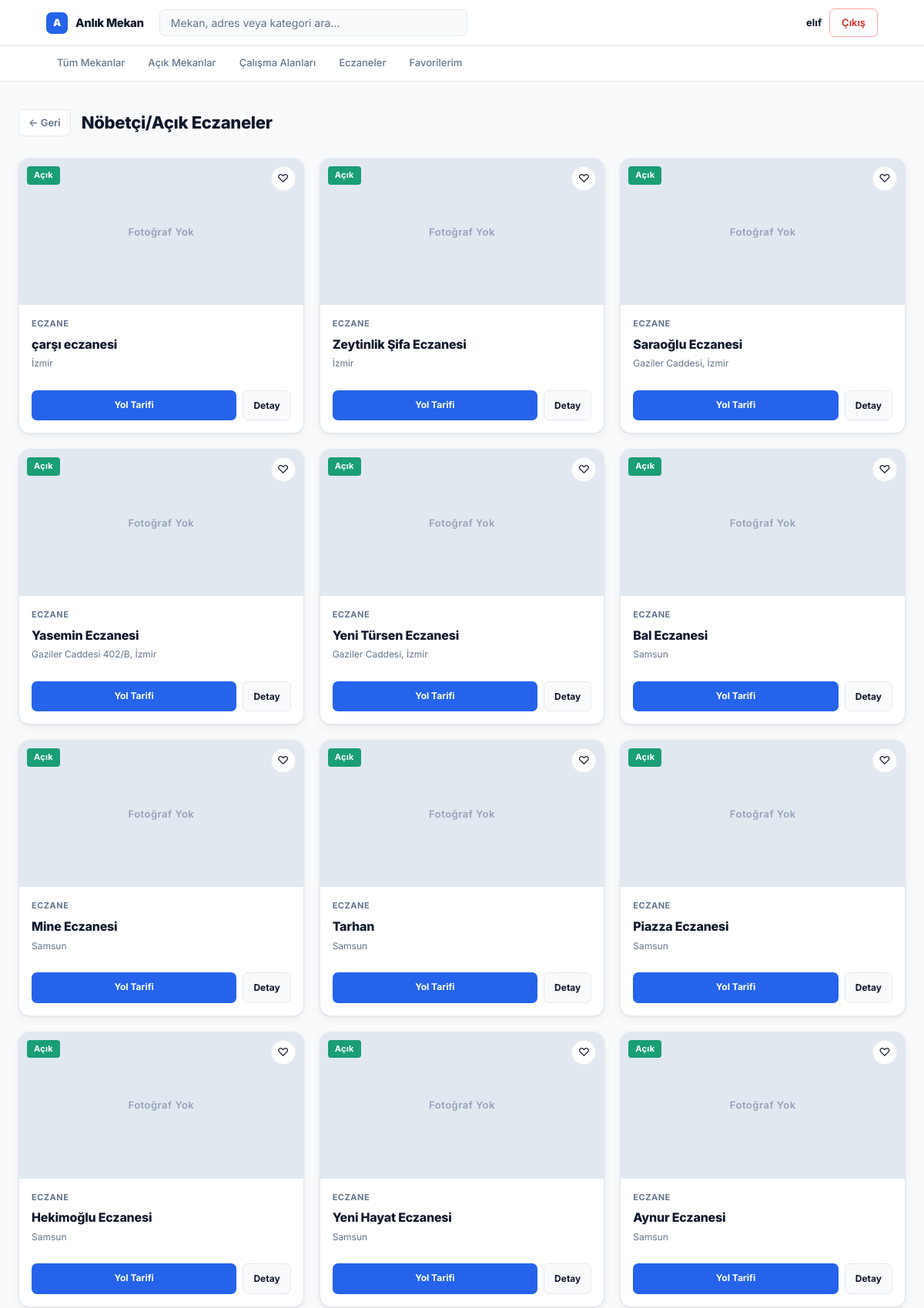
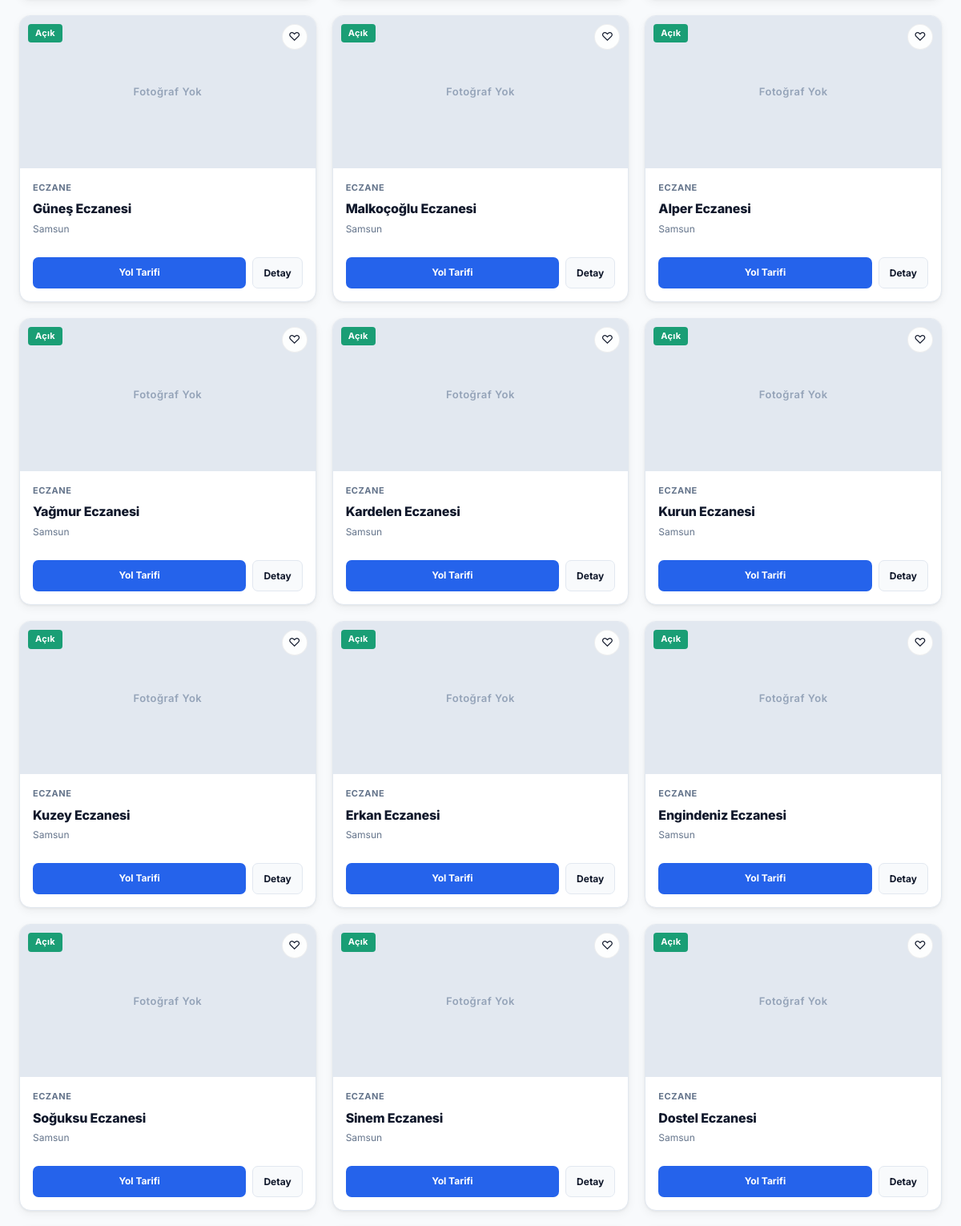
/acil-ihtiyaclar/ (signed in, upper part), run on the app's committed database (2 pictures, top to bottom).
### venues/models.py (models this page shows, shortened)
class Mekan(models.Model):
    KATEGORI_SECIMLERI = [
        ('KAFE', 'Kafe'),
        ('KUTUPHANE', 'Kütüphane'),
        ('ECZANE', 'Eczane'),
        ('RESTORAN', 'Restoran'),
        ('PUB', 'Pub'),
    ]
    SEHIR_SECIMLERI = [
        ('istanbul', 'İstanbul'),
        ('izmir', 'İzmir'),
        ('samsun', 'Samsun'),
        ('sakarya', 'Sakarya'),
    ]
    ad = models.CharField(max_length=100)
    kategori = models.CharField(max_length=20, choices=KATEGORI_SECIMLERI)
    sehir = models.CharField(max_length=20, choices=SEHIR_SECIMLERI, blank=True, null=True, verbose_name="Şehir")
    adres = models.TextField()
    img = models.ImageField(upload_to='mekanlar/', blank=True, null=True, verbose_name="Mekan Fotoğrafı")
    telefon = models.CharField(max_length=20, blank=True, null=True, verbose_name="Telefon")
    website = models.URLField(blank=True, null=True, verbose_name="Web Sitesi")
    su_an_acik = models.BooleanField(default=True)
    doluluk_orani = models.IntegerField(default=0, help_text="Yüzde olarak doluluk (Örn: 80)")
    acilis_saati = models.TimeField(null=True, blank=True, verbose_name="Açılış Saati")
    kapanis_saati = models.TimeField(null=True, blank=True, verbose_name="Kapanış Saati")
    sahibi = models.ForeignKey(User, on_delete=models.SET_NULL, null=True, blank=True, related_name='mekanlari')
    dogrulanmis_mi = models.BooleanField(default=False)
    dogrulama_token = models.UUIDField(default=uuid.uuid4, unique=True)
    anlik_duyuru = models.CharField(max_length=500, blank=True, null=True)
    latitude = models.DecimalField(max_digits=9, decimal_places=6, null=True, blank=True)
    longitude = models.DecimalField(max_digits=9, decimal_places=6, null=True, blank=True)
    wifi_var = models.BooleanField(default=False)
    priz_var = models.BooleanField(default=False)
    otopark_var = models.BooleanField(default=False)
    sigara_icin_uygun = models.BooleanField(default=False)
    bahce_var = models.BooleanField(default=False)
    engelli_erisimi_var = models.BooleanField(default=False)
    canli_muzik_var = models.BooleanField(default=False)
    evcil_hayvan_izinli = models.BooleanField(default=False)
    cocuk_oyun_alani_var = models.BooleanField(default=False)
    favorileyenler = models.ManyToManyField(User, related_name='favori_mekanlar', blank=True)

### venues/views.py (the view)
# urls.py: path('acil-ihtiyaclar/', views.acil_ihtiyaclar, name='acil_ihtiyaclar'),
def acil_ihtiyaclar(request):
    mekanlar = Mekan.objects.filter(kategori='ECZANE')
    return render(request, 'venues/liste.html', {'mekanlar': mekanlar, 'baslik': 'Nöbetçi/Açık Eczaneler'})

### venues/templates/venues/liste.html (shortened to what this page needs)
{% extends 'venues/base.html' %}
{% block content %}
<div class="page-wrap">
    <div class="page-header">
        <a href="{% url 'dashboard' %}" class="back-link">&#8592; Geri</a>
        <h1>{{ baslik }}</h1>
    </div>
    <div class="venue-grid">
        {% for mekan in mekanlar %}
        <article class="venue-card">
            <div class="venue-img-wrap">
                {% if mekan.img %}
                    <img src="{{ mekan.img.url }}" alt="{{ mekan.ad }}">
                {% else %}
                    <div class="venue-img-placeholder"><span>Fotoğraf Yok</span></div>
                {% endif %}
                {% if mekan.su_an_acik %}
                    <span class="status-pill s-open">Açık</span>
                {% else %}
                    <span class="status-pill s-close">Kapalı</span>
                {% endif %}
                {% if user.is_authenticated %}
                <a href="{% url 'favori_islem' mekan.id %}" class="fav-btn">
                    {% if request.user in mekan.favorileyenler.all %}&#9829;{% else %}&#9825;{% endif %}
                </a>
                {% endif %}
            </div>
            <div class="venue-body">
                <div class="venue-cat">
                    {{ mekan.get_kategori_display }}
                </div>
                <a href="{% url 'mekan_detay' mekan.id %}" class="venue-name">{{ mekan.ad }}</a>
                <div class="venue-address">{{ mekan.adres|truncatechars:55 }}</div>
                <div class="venue-footer">
                    <a href="https://www.google.com/maps/search/?api=1&query={{ mekan.ad|urlencode }}+{{ mekan.adres|urlencode }}"
                       target="_blank" class="btn-map">Yol Tarifi</a>
                    <a href="{% url 'mekan_detay' mekan.id %}" class="btn-detail">Detay</a>
                </div>
            </div>
        </article>
        {% empty %}
        <div class="empty-state">
            <h3>Sonuç bulunamadı</h3>
            <p>Bu filtreyle eşleşen mekan yok.</p>
        </div>
        {% endfor %}
    </div>
</div>
{% endblock %}

### venues/templates/venues/base.html (shortened to what this page needs)
<!DOCTYPE html>
<html lang="tr">
<head>
</head>
<body>
<header class="navbar">
    <a href="{% if user.is_authenticated %}{% if user.profile.rol == 'OWNER' %}{% url 'owner_dashboard' %}{% else %}{% url 'dashboard' %}{% endif %}{% else %}{% url 'landing' %}{% endif %}" class="navbar-logo">
        <div class="logo-mark">A</div>
        Anlık Mekan
    </a>
    {% if user.is_authenticated and user.profile.rol != 'OWNER' %}
    <form action="{% url 'arama' %}" method="GET" class="navbar-search">
        <input type="text" name="q" placeholder="Mekan, adres veya kategori ara..."
               value="{% if request.GET.q %}{{ request.GET.q }}{% endif %}">
    </form>
    {% endif %}
    <div class="navbar-right">
        {% if user.is_authenticated %}
            <span class="navbar-username">
                <strong>{{ user.username }}</strong>
            </span>
            <a href="{% url 'logout' %}" class="btn-nav btn-ghost-danger">Çıkış</a>
        {% else %}
            <a href="{% url 'login' %}" class="btn-nav btn-solid">Giriş Yap / Üye Ol</a>
        {% endif %}
    </div>
</header>
{% if user.is_authenticated %}
<nav class="subnav">
    {% if user.profile.rol == 'OWNER' %}
        <a href="{% url 'owner_dashboard' %}" class="subnav-link {% block nav_panel %}{% endblock %}">Panelim</a>
        <a href="{% url 'mekan_olustur' %}" class="subnav-link {% block nav_yeni %}{% endblock %}">Yeni Mekan</a>
    {% else %}
        <a href="{% url 'dashboard' %}" class="subnav-link {% block nav_home %}{% endblock %}">Tüm Mekanlar</a>
        <a href="{% url 'su_an_acik' %}" class="subnav-link {% block nav_acik %}{% endblock %}">Açık Mekanlar</a>
        <a href="{% url 'calisma_alanlari' %}" class="subnav-link {% block nav_calisma %}{% endblock %}">Çalışma Alanları</a>
        <a href="{% url 'acil_ihtiyaclar' %}" class="subnav-link {% block nav_acil %}{% endblock %}">Eczaneler</a>
        <a href="{% url 'favorilerim' %}" class="subnav-link {% block nav_fav %}{% endblock %}">Favorilerim</a>
    {% endif %}
</nav>
{% endif %}
<main>
    {% block content %}{% endblock %}
</main>
</body>
</html>

### data on the page
Mekan: img "Fotoğraf Yok", su_an_acik "Açık", kategori "ECZANE", ad "çarşı eczanesi", adres "İzmir"
Mekan: img "Fotoğraf Yok", su_an_acik "Açık", kategori "ECZANE", ad "Zeytinlik Şifa Eczanesi", adres "İzmir"
Mekan: img "Fotoğraf Yok", su_an_acik "Açık", kategori "ECZANE", ad "Saraoğlu Eczanesi", adres "Gaziler Caddesi, İzmir"
Mekan: img "Fotoğraf Yok", su_an_acik "Açık", kategori "ECZANE", ad "Yasemin Eczanesi", adres "Gaziler Caddesi 402/B, İzmir"
Mekan: img "Fotoğraf Yok", su_an_acik "Açık", kategori "ECZANE", ad "Yeni Türsen Eczanesi", adres "Gaziler Caddesi, İzmir"
Mekan: img "Fotoğraf Yok", su_an_acik "Açık", kategori "ECZANE", ad "Bal Eczanesi", adres "Samsun"
Mekan: img "Fotoğraf Yok", su_an_acik "Açık", kategori "ECZANE", ad "Mine Eczanesi", adres "Samsun"
Mekan: img "Fotoğraf Yok", su_an_acik "Açık", kategori "ECZANE", ad "Tarhan", adres "Samsun"
Mekan: img "Fotoğraf Yok", su_an_acik "Açık", kategori "ECZANE", ad "Piazza Eczanesi", adres "Samsun"
Mekan: img "Fotoğraf Yok", su_an_acik "Açık", kategori "ECZANE", ad "Hekimoğlu Eczanesi", adres "Samsun"
Mekan: img "Fotoğraf Yok", su_an_acik "Açık", kategori "ECZANE", ad "Yeni Hayat Eczanesi", adres "Samsun"
Mekan: img "Fotoğraf Yok", su_an_acik "Açık", kategori "ECZANE", ad "Aynur Eczanesi", adres "Samsun"
Mekan: img "Fotoğraf Yok", su_an_acik "Açık", kategori "ECZANE", ad "Güneş Eczanesi", adres "Samsun"
Mekan: img "Fotoğraf Yok", su_an_acik "Açık", kategori "ECZANE", ad "Malkoçoğlu Eczanesi", adres "Samsun"
Mekan: img "Fotoğraf Yok", su_an_acik "Açık", kategori "ECZANE", ad "Alper Eczanesi", adres "Samsun"
Mekan: img "Fotoğraf Yok", su_an_acik "Açık", kategori "ECZANE", ad "Yağmur Eczanesi", adres "Samsun"
Mekan: img "Fotoğraf Yok", su_an_acik "Açık", kategori "ECZANE", ad "Kardelen Eczanesi", adres "Samsun"
Mekan: img "Fotoğraf Yok", su_an_acik "Açık", kategori "ECZANE", ad "Kurun Eczanesi", adres "Samsun"
Mekan: img "Fotoğraf Yok", su_an_acik "Açık", kategori "ECZANE", ad "Kuzey Eczanesi", adres "Samsun"
Mekan: img "Fotoğraf Yok", su_an_acik "Açık", kategori "ECZANE", ad "Erkan Eczanesi", adres "Samsun"
Mekan: img "Fotoğraf Yok", su_an_acik "Açık", kategori "ECZANE", ad "Engindeniz Eczanesi", adres "Samsun"
Mekan: img "Fotoğraf Yok", su_an_acik "Açık", kategori "ECZANE", ad "Soğuksu Eczanesi", adres "Samsun"
Mekan: img "Fotoğraf Yok", su_an_acik "Açık", kategori "ECZANE", ad "Sinem Eczanesi", adres "Samsun"
Mekan: img "Fotoğraf Yok", su_an_acik "Açık", kategori "ECZANE", ad "Dostel Eczanesi", adres "Samsun"

### other printed values
{{ user.username }} "elıf"
{{ baslik }} "Nöbetçi/Açık Eczaneler"
